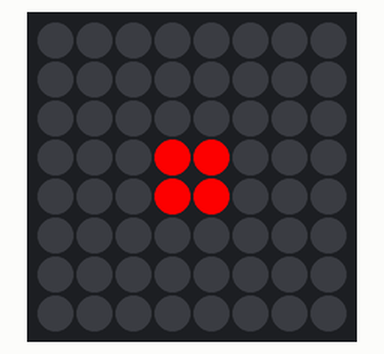
This program was run on a simulated Raspberry Pi (BCM pin numbers) with a Sense HAT. Parts: the Sense HAT's 8×8 RGB LED matrix.

Above: at 0.1 s.
At 1.1 s:
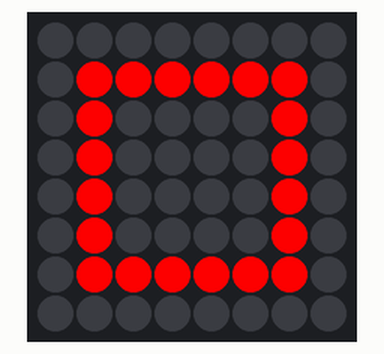
At 1.6 s:
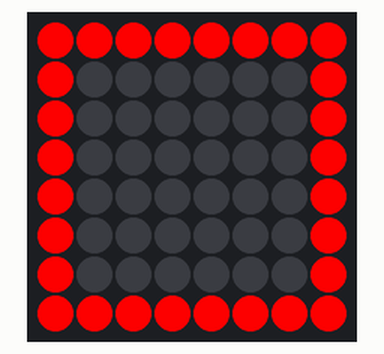
At 2.6 s:
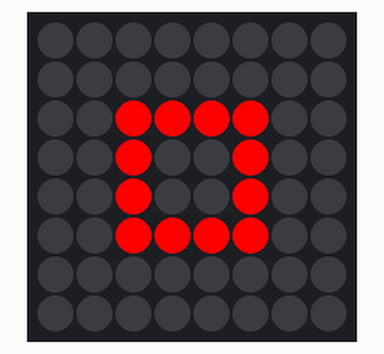

Measured:
- by itself, everything shown: repeats every 3.0 s, in 6 steps
- what the display in image 1 shows lasts 0.5 s, from 1.0 s to 1.5 s

The program:

rect_animated.py
```python
from sense_hat import SenseHat
from time import sleep
import sys

sense = SenseHat()

r = (255, 0, 0)
e = (0, 0, 0)

image = [
e,e,e,e,e,e,e,e,
e,e,e,e,e,e,e,e,
e,e,e,e,e,e,e,e,
e,e,e,r,r,e,e,e,
e,e,e,r,r,e,e,e,
e,e,e,e,e,e,e,e,
e,e,e,e,e,e,e,e,
e,e,e,e,e,e,e,e,
]
image2 = [
e,e,e,e,e,e,e,e,
e,e,e,e,e,e,e,e,
e,e,r,r,r,r,e,e,
e,e,r,e,e,r,e,e,
e,e,r,e,e,r,e,e,
e,e,r,r,r,r,e,e,
e,e,e,e,e,e,e,e,
e,e,e,e,e,e,e,e,
]
image3 = [
e,e,e,e,e,e,e,e,
e,r,r,r,r,r,r,e,
e,r,e,e,e,e,r,e,
e,r,e,e,e,e,r,e,
e,r,e,e,e,e,r,e,
e,r,e,e,e,e,r,e,
e,r,r,r,r,r,r,e,
e,e,e,e,e,e,e,e,
]
image4 = [
r,r,r,r,r,r,r,r,
r,e,e,e,e,e,e,r,
r,e,e,e,e,e,e,r,
r,e,e,e,e,e,e,r,
r,e,e,e,e,e,e,r,
r,e,e,e,e,e,e,r,
r,e,e,e,e,e,e,r,
r,r,r,r,r,r,r,r,
]

def main():
    while True:
        sense.set_pixels(image)
        sleep(0.5)
        sense.set_pixels(image2)
        sleep(0.5)
        sense.set_pixels(image3)
        sleep(0.5)
        sense.set_pixels(image4)
        sleep(0.5)
        sense.set_pixels(image3)
        sleep(0.5)
        sense.set_pixels(image2)
        sleep(0.5)

try:
    main()
except (KeyboardInterrupt, SystemExit):
    print("programma sluiten")
finally:
    print("opkuisen van de matrix")
    sense.clear()
    sys.exit(0)
```
